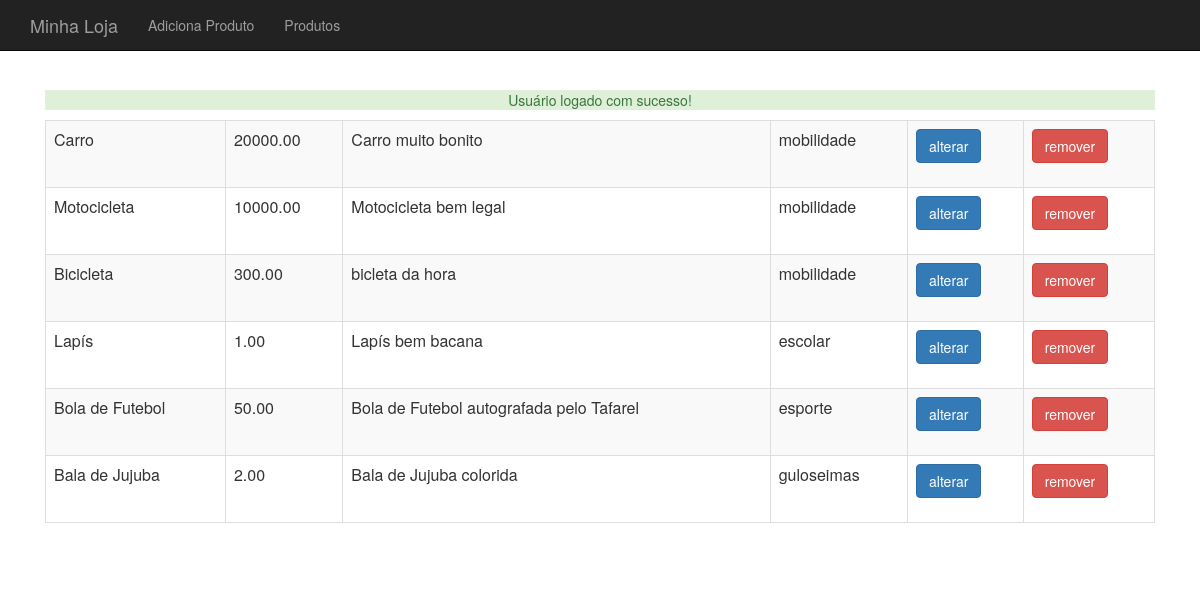
Screenshot of /produto-lista.php (signed in) with the database file from the repository.
### tables this page shows
CREATE TABLE produto (
  id INTEGER AUTO_INCREMENT PRIMARY KEY ,
  nome VARCHAR(255),
  preco decimal(10,2) NOT NULL,
  descricao TEXT NOT NULL ,
  categoria_id INTEGER NOT NULL ,
  usado  BOOLEAN DEFAULT FALSE
);

CREATE TABLE categoria (
  id INTEGER AUTO_INCREMENT PRIMARY KEY ,
  nome VARCHAR(255) NOT NULL
);

### banco-produto.php (called while the page is built, shortened)
<?php
function  listaProdutos($conexao){
    $produtos = array();
    $resultado = mysqli_query($conexao,
        "SELECT p.*,c.nome AS categoria_nome FROM produto AS p JOIN categoria AS c ON c.id=p.categoria_id");
    while($produto = mysqli_fetch_assoc($resultado)){
        array_push($produtos,$produto);
    }
    return $produtos;
}

### produto-lista.php (the view, shortened to what this page needs)
<?php
  require_once("cabecalho.php");
  require_once("banco-produto.php");
?>
    <table class="table table-striped table-bordered">
        <?php
            $produtos = listaProdutos($conexao);
            foreach ($produtos as $produto) :
        ?>
        <tr>
            <td><?=$produto['nome']?></td>
            <td><?=$produto['preco']?></td>
            <td><?=substr($produto['descricao'],0,40)?></td>
            <td><?=$produto['categoria_nome']?></td>
            <td>
                <a class="btn btn-primary" href="produto-altera-formulario.php?id=<?=$produto['id']?>" >alterar</a>
            </td>
            <td>
                <form action="remove-produto.php" method="post">
                    <button class="btn btn-danger">remover</button>
                </form>
            </td>
        </tr>
        <?php
            endforeach
        ?>
    </table>
<?php include("rodape.php");?>

### cabecalho.php (style rules this page uses)
body { padding-top: 50px; }

### rows the page displays
produto: nome "Carro", preco "20000.00", descricao "Carro muito bonito", categoria.nome "mobilidade"
produto: nome "Motocicleta", preco "10000.00", descricao "Motocicleta bem legal", categoria.nome "mobilidade"
produto: nome "Bicicleta", preco "300.00", descricao "bicleta da hora", categoria.nome "mobilidade"
produto: nome "Lapís", preco "1.00", descricao "Lapís bem bacana", categoria.nome "escolar"
produto: nome "Bola de Futebol", preco "50.00", descricao "Bola de Futebol autografada pelo Tafarel", categoria.nome "esporte"
produto: nome "Bala de Jujuba", preco "2.00", descricao "Bala de Jujuba colorida", categoria.nome "guloseimas"

### other values shown
$_SESSION[$tipo] "Usuário logado com sucesso!"
